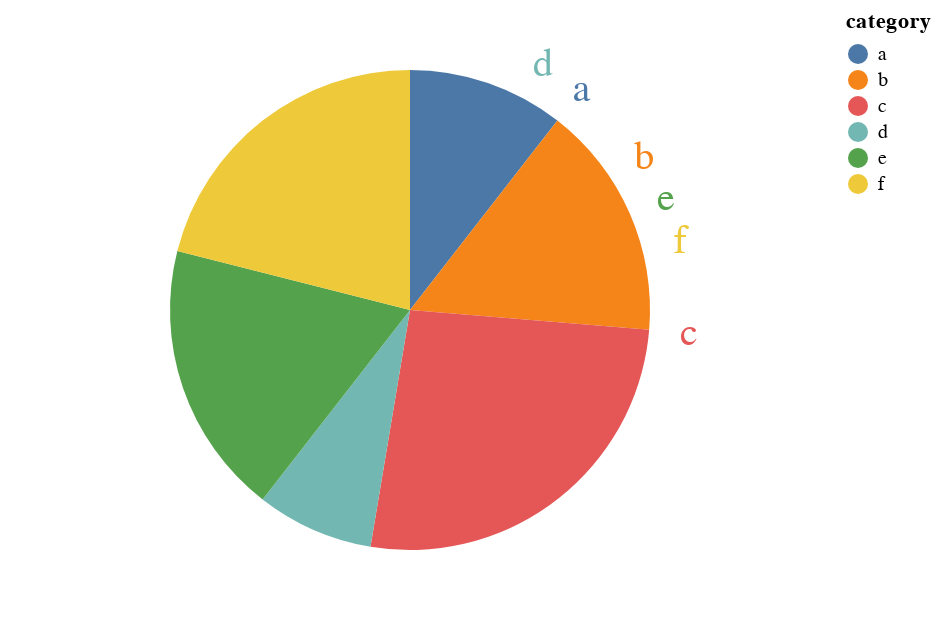

Here is the notebook cell this chart was saved with:
### Markdown cell above
let's try to add text to add labels to the pie chart

Remark- unable to plot the chart as descirbed in the figure

### Code cell
import pandas as pd
import altair as alt

source = pd.DataFrame(
    {"category": ["a", "b", "c", "d", "e", "f"], "value": [4, 6, 10, 3, 7, 8]}
)

base = alt.Chart(source).encode(
    theta=alt.Theta("value:Q"),
    color=alt.Color("category:N"),
)
  # stack (True) and legend(none) didn't work as expected
    
pie = base.mark_arc(outerRadius=120)
text = base.mark_text(radius=140, size=20).encode(
    text="category:N"
)

pie + text

### Figure 1 — Vega-Lite specification as saved in the notebook (floating-point values rounded to 4 significant figures)
{"config": {"view": {"continuousWidth": 400, "continuousHeight": 300}}, "layer": [{"mark": {"type": "arc", "outerRadius": 120}, "encoding": {"color": {"field": "category", "type": "nominal"}, "theta": {"field": "value", "type": "quantitative"}}}, {"mark": {"type": "text", "radius": 140, "size": 20}, "encoding": {"color": {"field": "category", "type": "nominal"}, "text": {"field": "category", "type": "nominal"}, "theta": {"field": "value", "type": "quantitative"}}}], "data": {"name": "data-21719d9b16f319b70628a8421a8d270c"}, "$schema": "https://vega.github.io/schema/vega-lite/v4.17.0.json", "datasets": {"data-21719d9b16f319b70628a8421a8d270c": [{"category": "a", "value": 4}, {"category": "b", "value": 6}, {"category": "c", "value": 10}, {"category": "d", "value": 3}, {"category": "e", "value": 7}, {"category": "f", "value": 8}]}}
